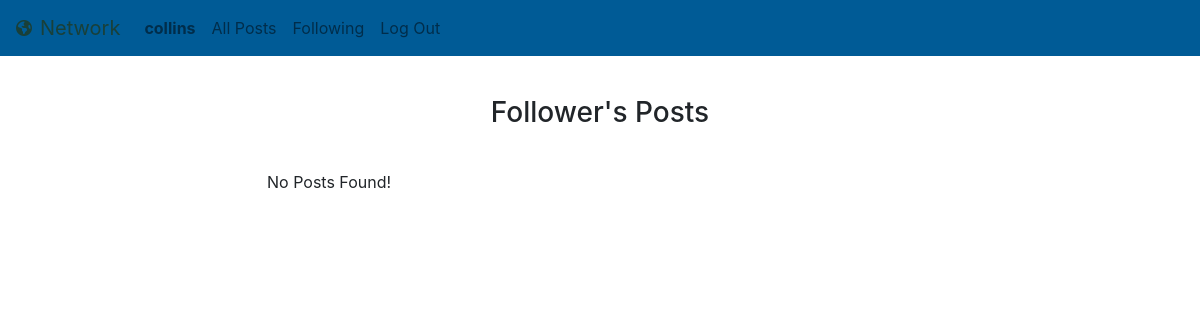
Page /following (signed in) on the earlier database version.
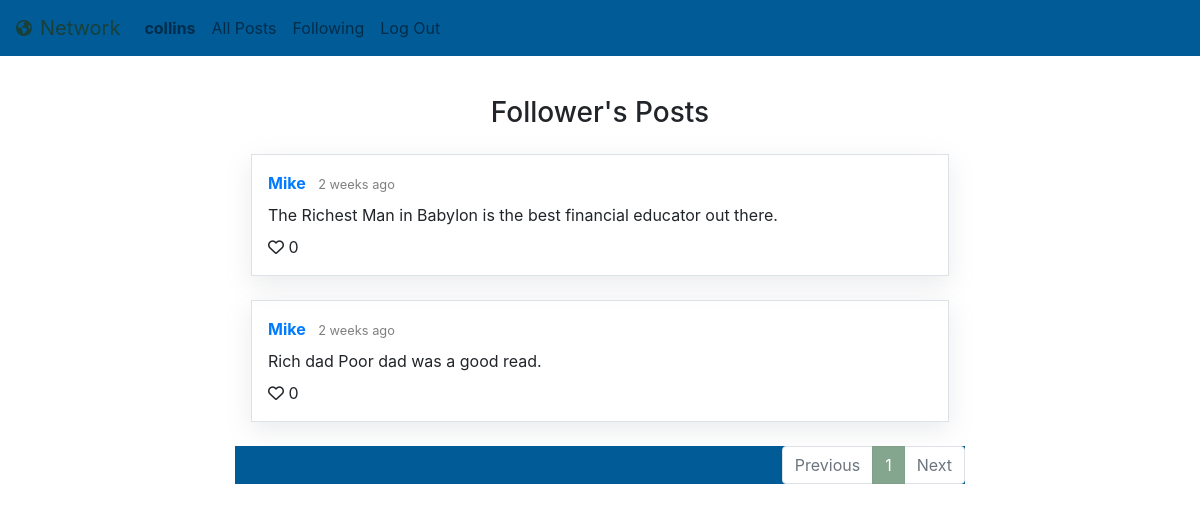
Same page on the later database version.
### network/models.py (models this page shows, shortened)
class Post(models.Model):
    creator = models.ForeignKey(User, on_delete=models.CASCADE, related_name="posts")
    content = models.CharField(max_length=5000)
    timeCreated = models.DateTimeField(auto_now_add=True)
    liked_by = models.ManyToManyField(User, blank=True, related_name='likes')
    def likes(self):
        return self.liked_by.all().count()
    class Meta:
        ordering = ['-timeCreated']

class User(AbstractUser):
    pass
    following = models.ManyToManyField("self", blank=True, related_name='followers', symmetrical=False)

### network/views.py (the view)
# urls.py: path('following', views.following, name="following"),
@login_required(login_url='login')
def following(request):
    following = User.objects.get(pk=request.user.id).following.all()
    following_ids = following.values_list('pk', flat=True)
    following_posts = Post.objects.filter(creator__in=following_ids)
    paginator = Paginator(following_posts, 10)
    page_number = request.GET.get('page', 1)
    page = paginator.get_page(page_number)  # the posts returned for each page is stored in page
    return render(request, "network/following.html", {
        "page_obj": page,
        "posts": following_posts,
        "next_url": get_next_url(page),
        "previous_url": get_previous_url(page)
    })

### network/util.py (called while the page is built)
def get_previous_url(page_obj):
    if page_obj.has_previous():
        previous_url = f'?page={page_obj.previous_page_number()}'
    else:
        previous_url = ''
    return previous_url

def get_next_url(page_obj):
    if page_obj.has_next():
        next_url = f"?page={page_obj.next_page_number()}"
    else:
        next_url = ''
    return next_url

### network/templates/network/following.html
{% extends "network/layout.html" %}
{% block body %}
    <div class="container">
        <div class="row justify-content-center">
            <div class="col-12 col-lg-8 mt-0 mt-sm-3 bg-white">
                <h3 class="pt-4 pb-3 text-center">Follower's Posts</h3>
                {% include "network/posts&pagination.html" %}
            </div>
        </div>
    </div>
{% endblock %}

### network/templates/network/posts&pagination.html (shortened to what this page needs)
{% load humanize %}
{% load static %}
    {% for post in page_obj.object_list %}
    <div class="border box-shadow-posts p-3 mb-4 mx-0 mx-md-3">
        <div class="pb-2" id="post_headline_{{ post.id }}">
            <a href="{% url 'profile' post.creator.id %}" class="green-link">
                <strong>{{ post.creator }}</strong>
            </a>
            <small class="pl-2 text-black-50">{{ post.timeCreated|naturaltime }}</small>
        </div>
        <div id="post_contentgroup_{{ post.id }}">
            <p id="post_content_{{ post.id }}" class="mb-2">{{ post.content }}</p>
        </div>
        <div id="post_likes_{{ post.id }}">
            {% if user.is_authenticated %}
                <i id="post_likeicon_{{ post.id }}" data-id="{{ post.id }}" class="likeicon likeicon-user fa-heart {% if user in post.liked_by.all %}fas{% else %}far{% endif %}"></i>
            {% else %}
                <i class="likeicon fa-heart {% if post.likes != 0 %}fas{% else %}far{% endif %}"></i>
            {% endif %}
            <span id="post_likecount_{{ post.id }}">{{ post.likes }}</span>
        </div>
    </div>
    {% empty %}
    <div class="p-3 mb-4 mx-0 mx-md-3">
        No Posts Found!
    </div>
    {% endfor %}
    {% if page_obj.object_list %}
        <nav aria-label="...">
            <ul class="pagination justify-content-end">
                <li class="page-item {% if not page_obj.has_previous %} disabled {% endif %}">
                    <a class="page-link pagination-green-inactive" href="{{ previous_url }}" tabindex="-1" aria-disabled="true">Previous</a>
                </li>
                {% for n in page_obj.paginator.page_range %}
                    {% if n == page_obj.number %}
                    <li class="page-item active" aria-current="page">
                        <span class="page-link" style="border-color: #80A189; background-color: #85A68E;">
                        {{ n }}
                        </span>
                    </li>
                    {% elif n < page_obj.number|add:3 and n > page_obj.number|add:-3 %}
                    <li class="page-item">
                        <a class="page-link pagination-green-inactive" href="{{GET_params.urlencode}}?page={{ n }}">{{ n }}</a>
                    </li>
                    {% endif %}
                {% endfor %}
                <li class="page-item {% if not page_obj.has_next %} disabled {% endif %}">
                    <a class="page-link pagination-green-inactive" href="{{ next_url }}">Next</a>
                </li>
            </ul>
        </nav>
    {% endif %}

Differences in the rows shown:
added Post: creator "Mike", timeCreated "2 weeks ago", content "The Richest Man in Babylon is the best financial educator out there.", likes "0"
added Post: creator "Mike", timeCreated "2 weeks ago", content "Rich dad Poor dad was a good read.", likes "0"
Other differences:
text no longer shown: "No Posts Found!"
text now shown: "Previous Next"
new list line: "1"
